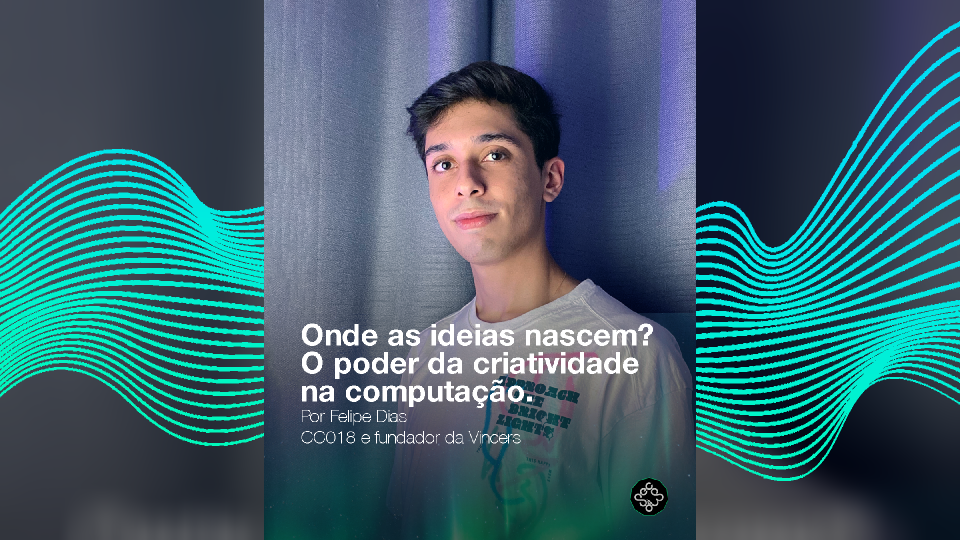
#> input picture SECOMP - c107.png, 1920 x 1080 px, given in place of SECOMP - c38.png, which was not available (shown at 1/2 size)
$ python blur.py
#> lines starting #> are read from the running program, lines starting #| are printed output that depends on the picture; pictures that were not available may be replaced by others from this repository, and a replacement may not be noted
import cv2
import numpy as np

images = ['SECOMP - c38.png',
'SECOMP - c39.png',
'SECOMP - c40.png',
'SECOMP - c41.png',
'SECOMP - c42.png',
'SECOMP - c43.png',
'SECOMP - c44.png',
'SECOMP - c45.png',
'SECOMP - c46.png',
'SECOMP - c47.png',
'SECOMP - c48.png',
'SECOMP - c54.png',
'SECOMP - c55.png',
'SECOMP - c62.png',
'SECOMP - c63.png',
'SECOMP - c64.png',
'SECOMP - c65.png',
'SECOMP - c67.png',
'SECOMP - c68.png',
'SECOMP - c69.png',
'SECOMP - c70.png',
'SECOMP - c71.png',
'SECOMP - c72.png',
'SECOMP - c107.png',
'SECOMP - c108.png',
'SECOMP - c109.png']

for image in images:
	# Imagem original
	img = cv2.imread('Capas/' + image)
#> img is the input picture: shape (1080, 1920, 3); mean B, G, R 107.9, 96.7, 60.7
	img = cv2.cvtColor(img, cv2.COLOR_RGB2RGBA)
#> img: shape (1080, 1920, 4)

	#BACKGROUND
	#Resize image
	back = cv2.resize(img, (1920, 2400), interpolation = cv2.INTER_NEAREST)
	back = back[420:1500, 0:1920]
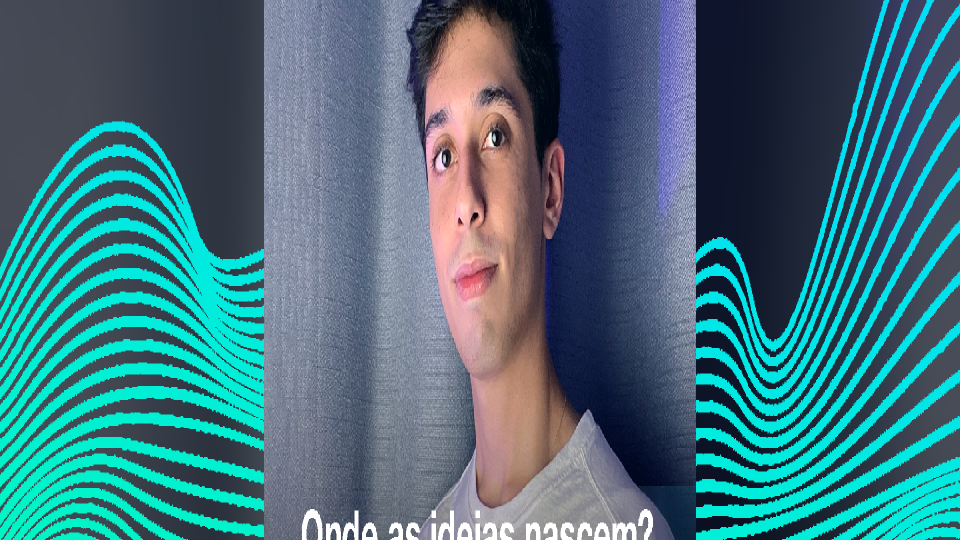
#> back: shape (1080, 1920, 4) (shown at 1/2 size); mean B, G, R, A 123.4, 112.1, 66.6, 255

	img = cv2.resize(img, (864, 1080), interpolation = cv2.INTER_NEAREST)
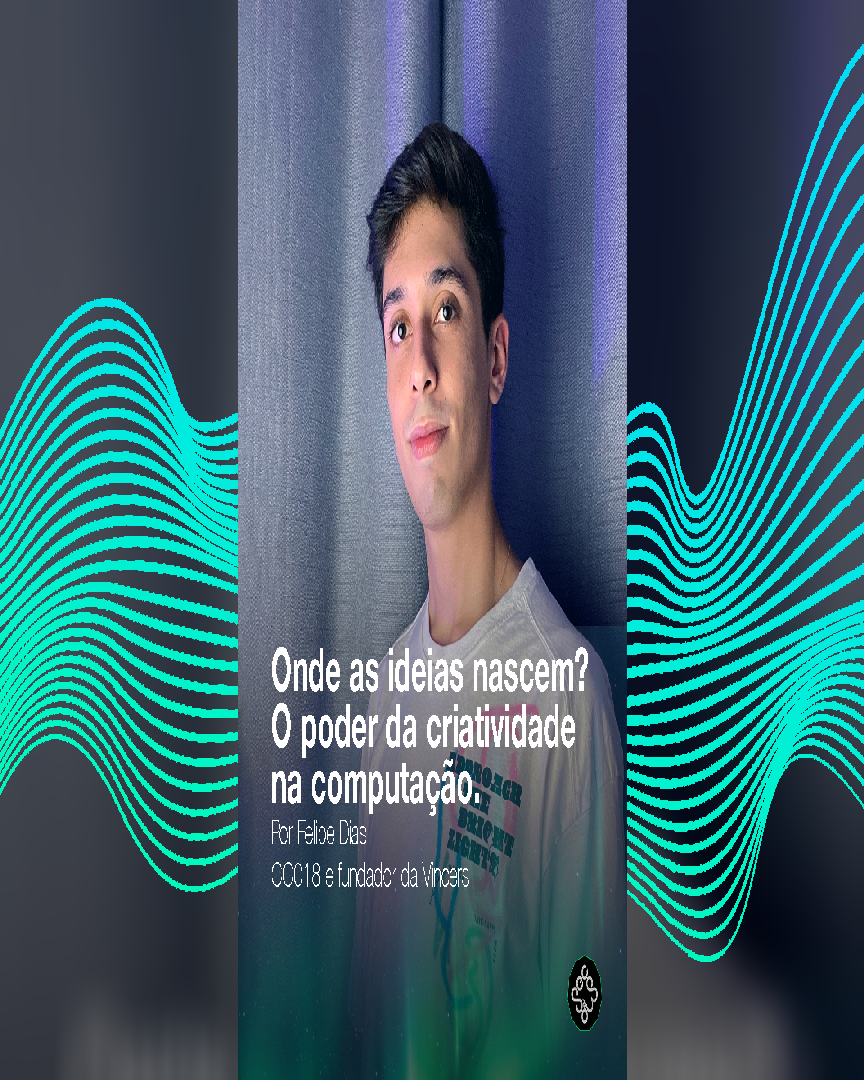
#> img: shape (1080, 864, 4); mean B, G, R, A 107.9, 96.7, 60.7, 255

	#Blur
	back = cv2.GaussianBlur(back, (101,101), sigmaX=40, sigmaY=30)
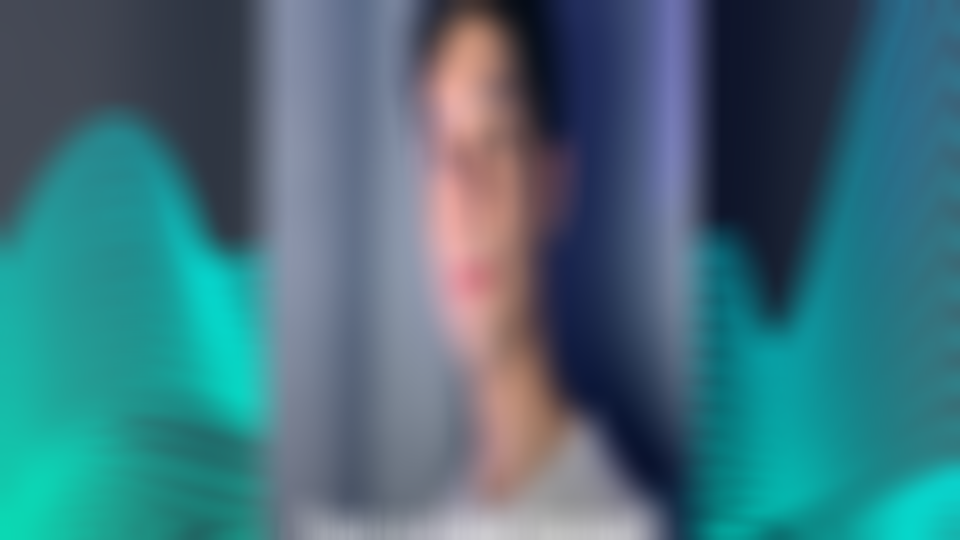
#> back: shape (1080, 1920, 4) (shown at 1/2 size); mean B, G, R, A 123.4, 112.1, 66.6, 255
	back[:,:,0:3] = back[:,:,0:3] / 2
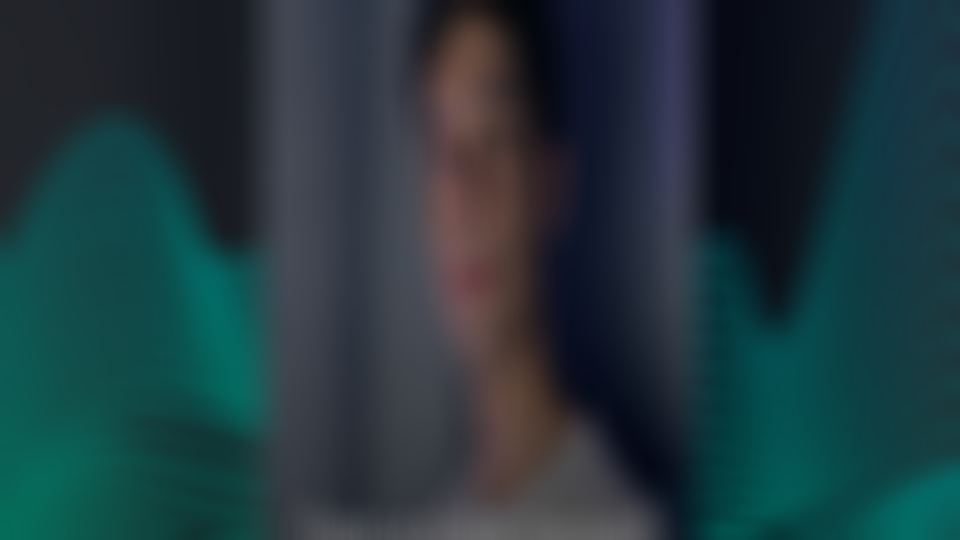
#> back: shape (1080, 1920, 4) (shown at 1/2 size); mean B, G, R, A 61.4, 55.8, 33, 255

	#Color
	greenBack = cv2.imread('SECOMP-linhas.png', cv2.IMREAD_UNCHANGED)
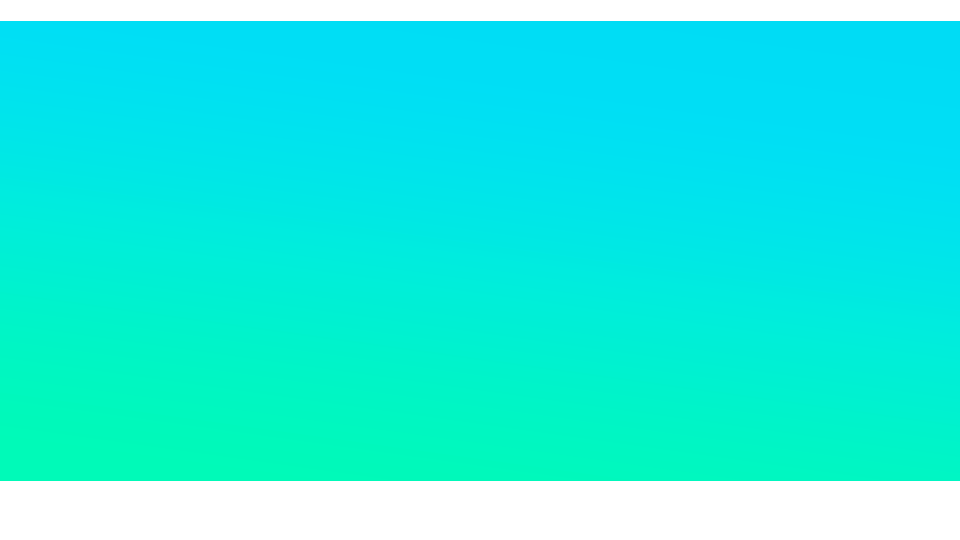
#> input picture SECOMP-linhas.png, 1920 x 1080 px (shown at 1/2 size)
#> greenBack is the input picture: shape (1080, 1920, 4); mean B, G, R, A 226.3, 237.5, 37.8, 44.5
	greenBack = greenBack[0:1080, 0:1920, 0:4]

	for i in range(back.shape[0]):
		for j in range(back.shape[1]):
			if greenBack[i][j][3] != 0:
				back[i][j] = greenBack[i][j]
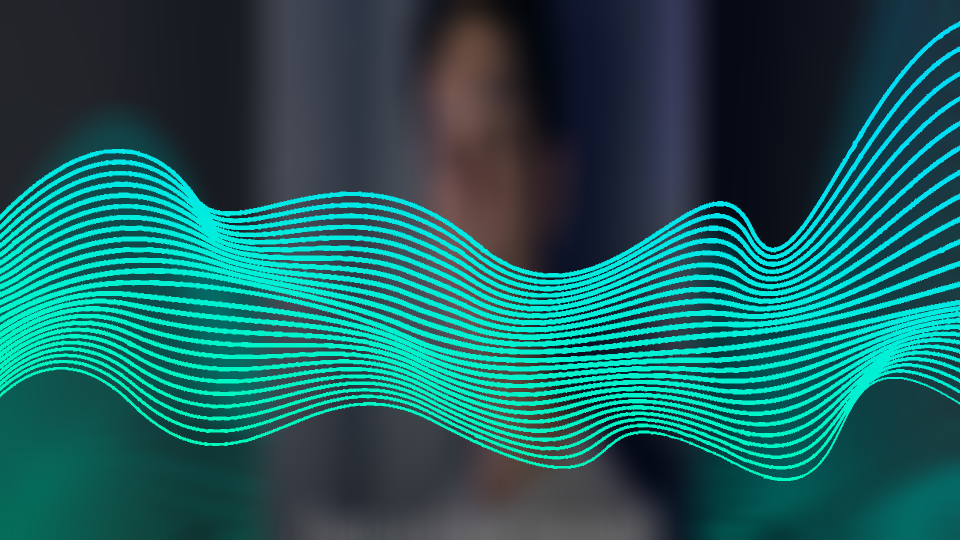
#> back: shape (1080, 1920, 4) (shown at 1/2 size); mean B, G, R, A 94.2, 95.3, 26, 242.9

	#GERAL
	#Sobrepor imagens
	x_offset = 528
	y_offset = 0
	back[y_offset:y_offset+img.shape[0], x_offset:x_offset+img.shape[1]] = img
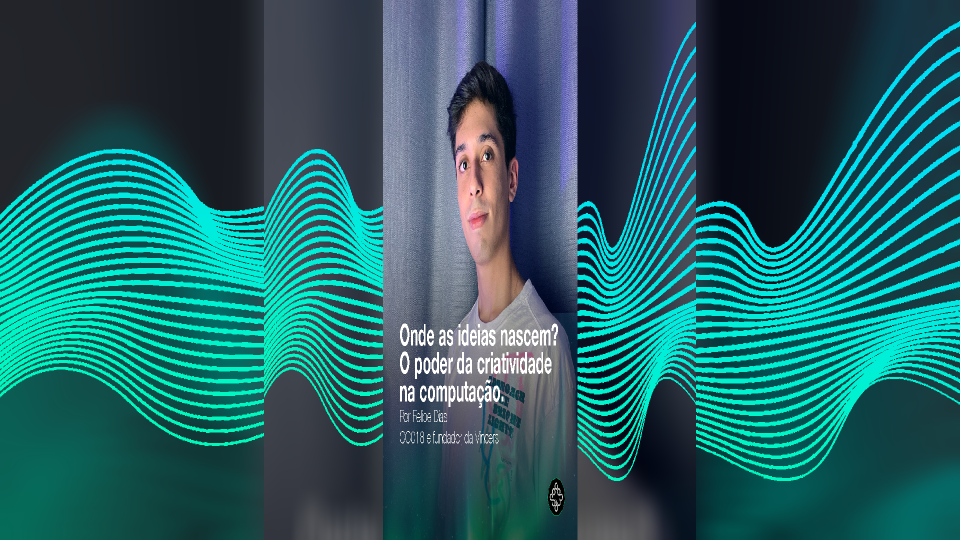
#> back: shape (1080, 1920, 4) (shown at 1/2 size); mean B, G, R, A 100.4, 96.6, 34.5, 248.4
#> (the run stopped early here; a loop or call above may not have finished)
